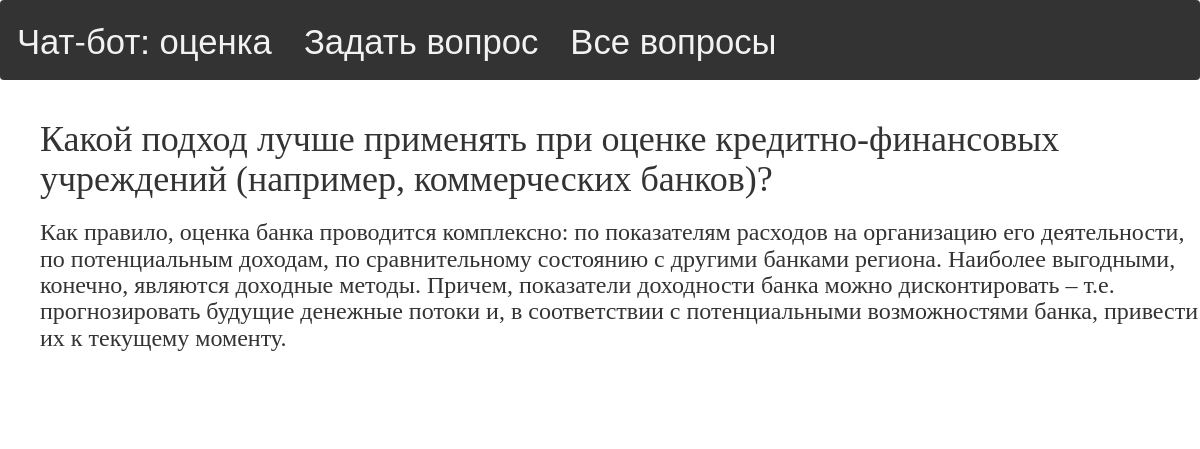
Screenshot of /answer/818/ with the database file from the repository.
### myapp/models.py (models this page shows, shortened)
class Question(models.Model):
    question = models.TextField(default='')
    answer = models.TextField(default='')
    asked_date = models.IntegerField(default=0)

### myapp/views.py (the view)
# urls.py: path('answer/<int:pk>/', views.answer, name='answer'),
def answer(request, pk):
    if (len(config.main_bag) == 0):
        init(Question.objects.all())
    answer = get_object_or_404(Question, pk=pk)
    answer.asked_date = timezone.now().timestamp()
    answer.save()
    return render(request, 'myapp/answer.html', {'answer': answer})

### myapp/templates/myapp/answer.html
{% extends 'myapp/base.html' %}
{% block content %}
    <div class="question">
        <h1>{{ answer.question }}</h1>
        <h3>{{ answer.answer|linebreaksbr }}</h3>
    </div>
{% endblock %}

### myapp/static/css/home.css (style rules this page uses)
h1, h2, h3, h4 { font-family: 'HANSIEF'; }
.question { width: 100%; margin-bottom: 70px; }

### rows the page displays
Question: question "Какой подход лучше применять при оценке кредитно-финансовых учреждений (например, коммерческих банков)?", answer "Как правило, оценка банка проводится комплексно: по показателям расходов на организацию его деятельности, по потенциальным доходам, по сравнительному состоянию с другими банками региона. Наиболее выгодными, конечно, являются доходные методы. Причем, показатели доходности банка можно дисконтировать – т.е. прогнозировать будущие денежные потоки и, в соответствии с потенциальными возможностями банка, привести их к текущему моменту."
